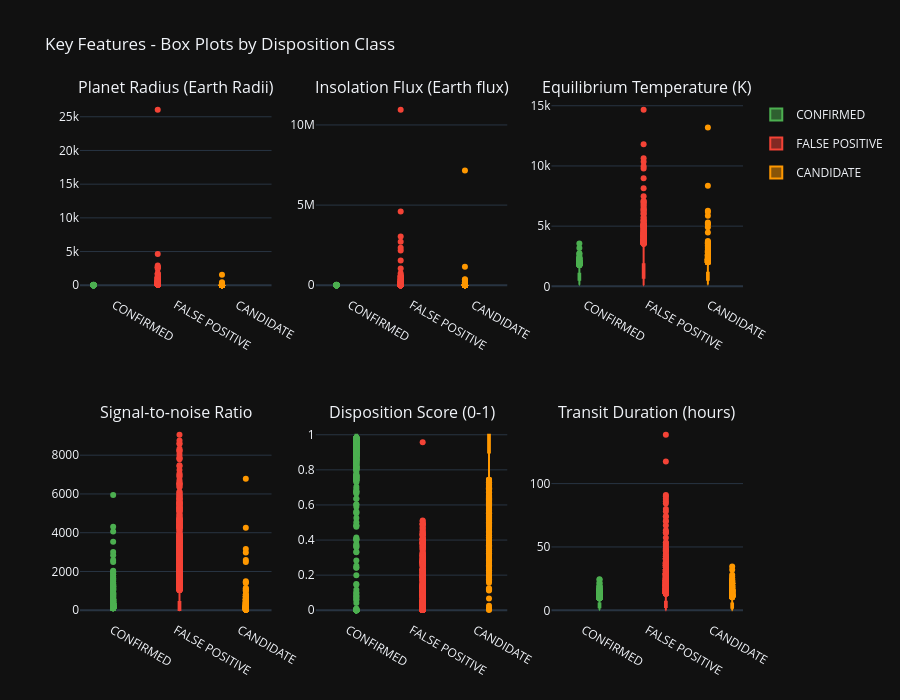

The code cell stored with this chart in its notebook:
### Markdown cell above
INTERACTIVE BOX PLOTS - MULTIPLE FEATURES

### Code cell
features_to_plot = {
    'koi_prad' : 'Planet Radius (Earth Radii)',
    'koi_insol' : 'Insolation Flux (Earth flux)',
    'koi_teq' : 'Equilibrium Temperature (K)',
    'koi_model_snr' : 'Signal-to-noise Ratio',
    'koi_score' : 'Disposition Score (0-1)',
    'koi_duration' : 'Transit Duration (hours)'
}

fig = make_subplots(rows=2, cols=3,
                    subplot_titles=list(features_to_plot.values()))

disp_groups = ['CONFIRMED', 'FALSE POSITIVE', 'CANDIDATE']
row_col = [(1,1),(1,2),(1,3),(2,1),(2,2),(2,3)]

for idx, (col, title) in enumerate(features_to_plot.items()):
    r, c = row_col[idx]
    for disp in disp_groups:
        subset = df[df[TARGET] == disp][col].dropna()
        fig.add_trace(
            go.Box(y=subset, name=disp, marker_color=COLOR_MAP[disp],
                   showlegend=(idx == 0), legendgroup=disp),
            row=r, col=c
        )

fig.update_layout(
    title_text = 'Key Features - Box Plots by Disposition Class',
    template = 'plotly_dark',
    height=700,
    boxmode='group'
)
fig.write_html(os.path.join(BASE, 'outputs', 'p3_boxplots_interactive.html'))
fig.show()

### Figure 1 — Plotly figure (JSON) as saved in the notebook; plotly's stock layout.template omitted (floating-point values rounded to 4 significant figures; data arrays with more than 128 entries replaced by an {"elided": "..."} marker saying what was removed)
{"data": [{"legendgroup": "CONFIRMED", "marker": {"color": "#4CAF50"}, "name": "CONFIRMED", "showlegend": true, "type": "box", "xaxis": "x", "y": {"elided": "2281 float values"}, "yaxis": "y"}, {"legendgroup": "FALSE POSITIVE", "marker": {"color": "#F44336"}, "name": "FALSE POSITIVE", "showlegend": true, "type": "box", "xaxis": "x", "y": {"elided": "3922 float values"}, "yaxis": "y"}, {"legendgroup": "CANDIDATE", "marker": {"color": "#FF9800"}, "name": "CANDIDATE", "showlegend": true, "type": "box", "xaxis": "x", "y": {"elided": "1792 float values"}, "yaxis": "y"}, {"legendgroup": "CONFIRMED", "marker": {"color": "#4CAF50"}, "name": "CONFIRMED", "showlegend": false, "type": "box", "xaxis": "x2", "y": {"elided": "2281 float values"}, "yaxis": "y2"}, {"legendgroup": "FALSE POSITIVE", "marker": {"color": "#F44336"}, "name": "FALSE POSITIVE", "showlegend": false, "type": "box", "xaxis": "x2", "y": {"elided": "3922 float values"}, "yaxis": "y2"}, {"legendgroup": "CANDIDATE", "marker": {"color": "#FF9800"}, "name": "CANDIDATE", "showlegend": false, "type": "box", "xaxis": "x2", "y": {"elided": "1792 float values"}, "yaxis": "y2"}, {"legendgroup": "CONFIRMED", "marker": {"color": "#4CAF50"}, "name": "CONFIRMED", "showlegend": false, "type": "box", "xaxis": "x3", "y": {"elided": "2281 float values"}, "yaxis": "y3"}, {"legendgroup": "FALSE POSITIVE", "marker": {"color": "#F44336"}, "name": "FALSE POSITIVE", "showlegend": false, "type": "box", "xaxis": "x3", "y": {"elided": "3922 float values"}, "yaxis": "y3"}, {"legendgroup": "CANDIDATE", "marker": {"color": "#FF9800"}, "name": "CANDIDATE", "showlegend": false, "type": "box", "xaxis": "x3", "y": {"elided": "1792 float values"}, "yaxis": "y3"}, {"legendgroup": "CONFIRMED", "marker": {"color": "#4CAF50"}, "name": "CONFIRMED", "showlegend": false, "type": "box", "xaxis": "x4", "y": {"elided": "2281 float values"}, "yaxis": "y4"}, {"legendgroup": "FALSE POSITIVE", "marker": {"color": "#F44336"}, "name": "FALSE POSITIVE", "showlegend": false, "type": "box", "xaxis": "x4", "y": {"elided": "3922 float values"}, "yaxis": "y4"}, {"legendgroup": "CANDIDATE", "marker": {"color": "#FF9800"}, "name": "CANDIDATE", "showlegend": false, "type": "box", "xaxis": "x4", "y": {"elided": "1792 float values"}, "yaxis": "y4"}, {"legendgroup": "CONFIRMED", "marker": {"color": "#4CAF50"}, "name": "CONFIRMED", "showlegend": false, "type": "box", "xaxis": "x5", "y": {"elided": "2281 float values"}, "yaxis": "y5"}, {"legendgroup": "FALSE POSITIVE", "marker": {"color": "#F44336"}, "name": "FALSE POSITIVE", "showlegend": false, "type": "box", "xaxis": "x5", "y": {"elided": "3922 float values"}, "yaxis": "y5"}, {"legendgroup": "CANDIDATE", "marker": {"color": "#FF9800"}, "name": "CANDIDATE", "showlegend": false, "type": "box", "xaxis": "x5", "y": {"elided": "1792 float values"}, "yaxis": "y5"}, {"legendgroup": "CONFIRMED", "marker": {"color": "#4CAF50"}, "name": "CONFIRMED", "showlegend": false, "type": "box", "xaxis": "x6", "y": {"elided": "2281 float values"}, "yaxis": "y6"}, {"legendgroup": "FALSE POSITIVE", "marker": {"color": "#F44336"}, "name": "FALSE POSITIVE", "showlegend": false, "type": "box", "xaxis": "x6", "y": {"elided": "3922 float values"}, "yaxis": "y6"}, {"legendgroup": "CANDIDATE", "marker": {"color": "#FF9800"}, "name": "CANDIDATE", "showlegend": false, "type": "box", "xaxis": "x6", "y": {"elided": "1792 float values"}, "yaxis": "y6"}], "layout": {"annotations": [{"font": {"size": 16}, "showarrow": false, "text": "Planet Radius (Earth Radii)", "x": 0.1444, "xanchor": "center", "xref": "paper", "y": 1, "yanchor": "bottom", "yref": "paper"}, {"font": {"size": 16}, "showarrow": false, "text": "Insolation Flux (Earth flux)", "x": 0.5, "xanchor": "center", "xref": "paper", "y": 1, "yanchor": "bottom", "yref": "paper"}, {"font": {"size": 16}, "showarrow": false, "text": "Equilibrium Temperature (K)", "x": 0.8556, "xanchor": "center", "xref": "paper", "y": 1, "yanchor": "bottom", "yref": "paper"}, {"font": {"size": 16}, "showarrow": false, "text": "Signal-to-noise Ratio", "x": 0.1444, "xanchor": "center", "xref": "paper", "y": 0.375, "yanchor": "bottom", "yref": "paper"}, {"font": {"size": 16}, "showarrow": false, "text": "Disposition Score (0-1)", "x": 0.5, "xanchor": "center", "xref": "paper", "y": 0.375, "yanchor": "bottom", "yref": "paper"}, {"font": {"size": 16}, "showarrow": false, "text": "Transit Duration (hours)", "x": 0.8556, "xanchor": "center", "xref": "paper", "y": 0.375, "yanchor": "bottom", "yref": "paper"}], "boxmode": "group", "height": 700, "title": {"text": "Key Features - Box Plots by Disposition Class"}, "xaxis": {"anchor": "y", "domain": [0, 0.2889]}, "xaxis2": {"anchor": "y2", "domain": [0.3556, 0.6444]}, "xaxis3": {"anchor": "y3", "domain": [0.7111, 1]}, "xaxis4": {"anchor": "y4", "domain": [0, 0.2889]}, "xaxis5": {"anchor": "y5", "domain": [0.3556, 0.6444]}, "xaxis6": {"anchor": "y6", "domain": [0.7111, 1]}, "yaxis": {"anchor": "x", "domain": [0.625, 1]}, "yaxis2": {"anchor": "x2", "domain": [0.625, 1]}, "yaxis3": {"anchor": "x3", "domain": [0.625, 1]}, "yaxis4": {"anchor": "x4", "domain": [0, 0.375]}, "yaxis5": {"anchor": "x5", "domain": [0, 0.375]}, "yaxis6": {"anchor": "x6", "domain": [0, 0.375]}}}
